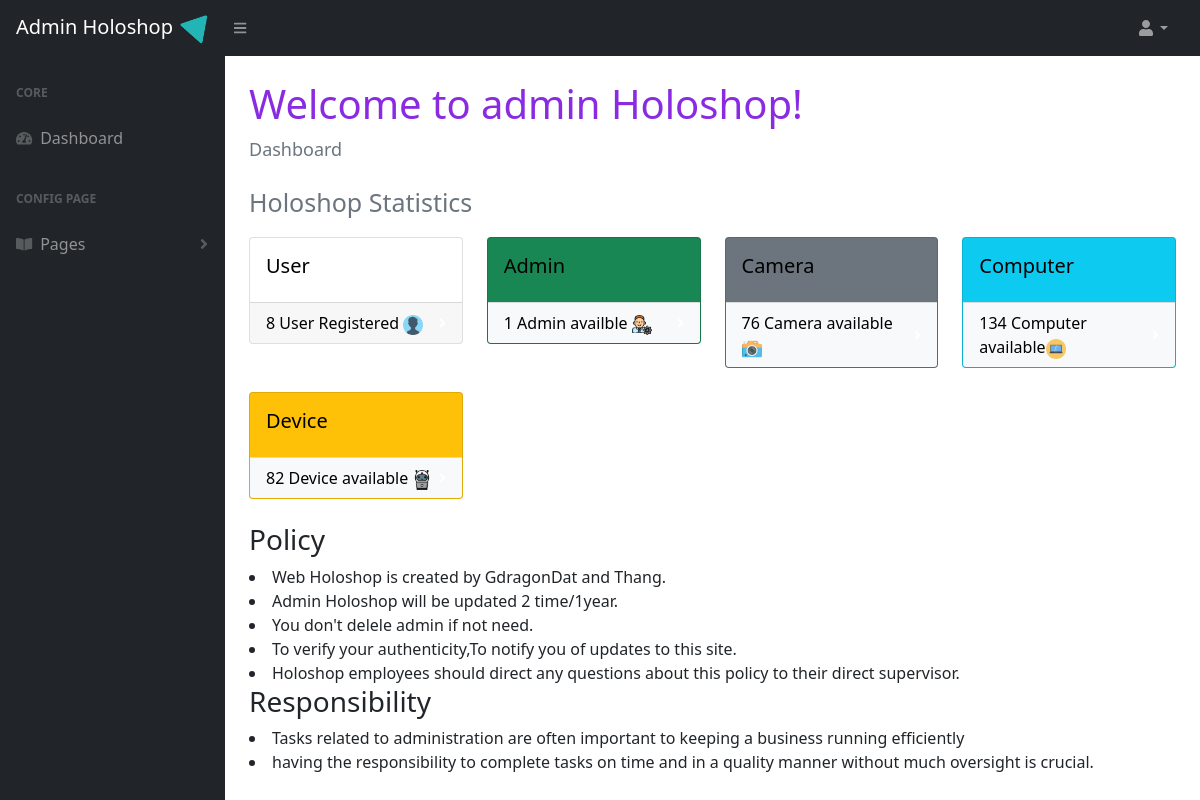
Page /admin/index.php on the earlier database version.
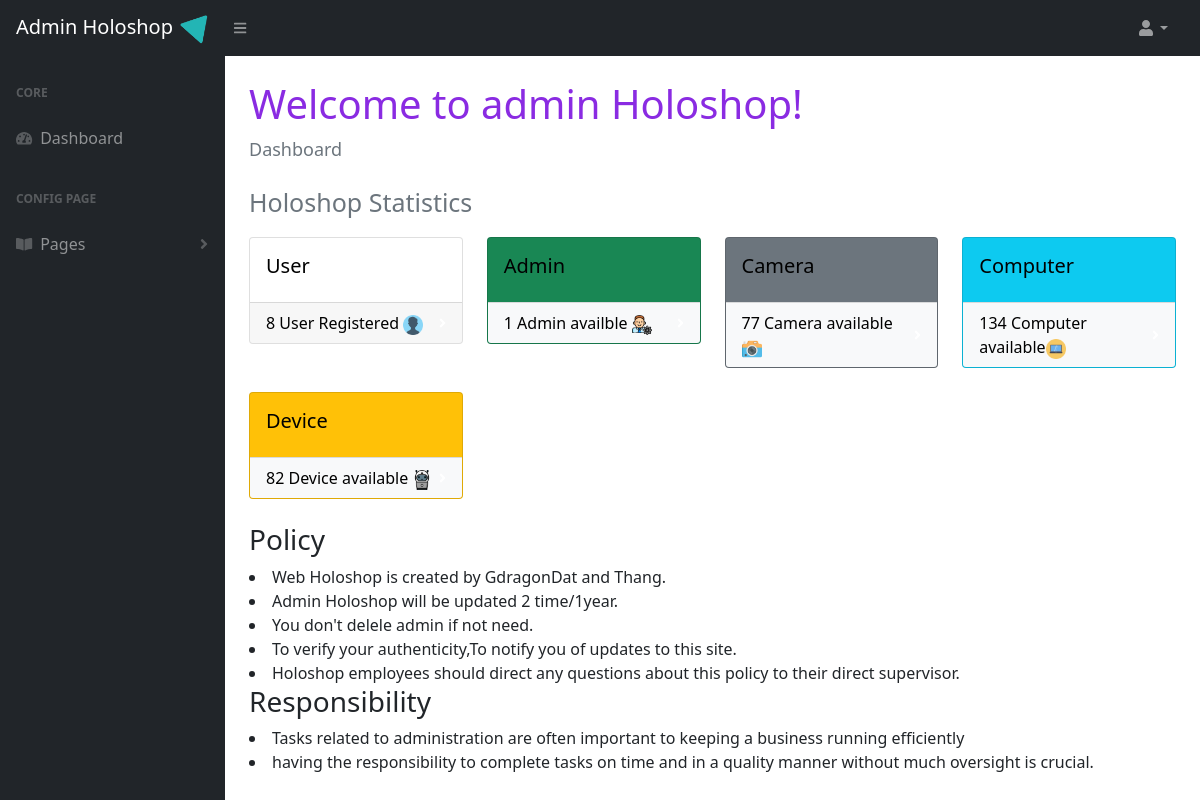
Same page on the later database version.
### tables this page shows
CREATE TABLE `product1` (
  `id` int(11) NOT NULL,
  `name` varchar(255) NOT NULL,
  `date` int(11) NOT NULL,
  `maxreso` int(11) NOT NULL,
  `lowreso` int(11) NOT NULL,
  `pixel` int(11) NOT NULL,
  `zwide` int(11) NOT NULL,
  `ztele` int(11) NOT NULL,
  `macro` int(11) NOT NULL,
  `w` int(11) NOT NULL,
  `pr` int(11) NOT NULL,
  `type` int(11) NOT NULL,
  `img` varchar(255) NOT NULL
);

### admin/index.php (the view, shortened to what the changed rows need)
<!DOCTYPE html>
<html lang="en">
    <head>
        <link href="https://cdn.jsdelivr.net/npm/simple-datatables@latest/dist/style.css" rel="stylesheet" />
        <link href="css/styles.css" rel="stylesheet" />
    </head>
    <body class="sb-nav-fixed">
        <div id="layoutSidenav">
            <div id="layoutSidenav_content">
                <main>
                    <div class="container-fluid px-4">
                        <h1 class="mt-4" style="color: blueviolet;">Welcome to admin Holoshop!</h1>
						<div class="row">
										<?php
										 $con = mysqli_connect("localhost","root","","btl");
										$query = "SELECT id FROM btl_user where role='user'";
										$query_run = mysqli_query($con,$query);
										foreach($query_run as $row){
										}
										?>
									<?php
										 $con = mysqli_connect("localhost","root","","btl");
										$query = "SELECT id FROM btl_user where role='admin'";
										$query_run = mysqli_query($con,$query);
										foreach($query_run as $row){
										}
										?>
                            <div class="col-xl-3 col-md-6">
                                <div class="card bg-secondary text-white mb-4">
                                    <div class="bg-light card-footer d-flex align-items-center justify-content-between">
									<?php
										 $con = mysqli_connect("localhost","root","","btl");
										$query = "SELECT id FROM product1";
										$query_run = mysqli_query($con,$query);
										foreach($query_run as $row){
										}
										?>
									<a class=" stretched-link" href="camera.php" style="text-decoration: none;color: black;">
									<?php echo $row['id']?> Camera available <img src="../images/camera.png" width="20" height="20"></a>
                                        <div class="small text-white"><i class="fas fa-angle-right"></i></div>
                                    </div>
                                </div>
                            </div>
						</div>
                    </div>
                </main>
            </div>
        </div>
    </body>
</html>

Differences in the rows shown:
no longer on this page (row unchanged): product1: id "76"
added product1: id "77"
